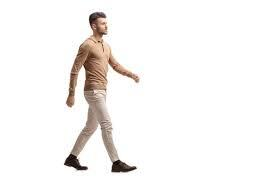
#> input picture data/rgb/sample.jpg, 275 x 183 px
$ python -i utils.py   (imports and definitions only)
#> lines starting #> are read from the running program, lines starting #| are printed output that depends on the picture
import cv2

# -----------------------------------
# RGB Preprocessing
# -----------------------------------
def preprocess_rgb(path):

    img = cv2.imread(path)

    if img is None:
        return None

    img = cv2.resize(img, (640, 640))

    return img


# -----------------------------------
# Thermal Preprocessing
# -----------------------------------
def preprocess_thermal(path):

#> called with path = '../../data/rgb/sample.jpg'
    img = cv2.imread(path, cv2.IMREAD_GRAYSCALE)
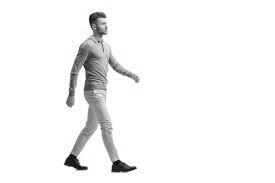
#> img: shape (183, 275); min 0, max 255, mean 244.4

    if img is None:
        return None

    # CLAHE
    clahe = cv2.createCLAHE(
        clipLimit=2.0,
        tileGridSize=(8,8)
    )

    img = clahe.apply(img)

    # Resize
    img = cv2.resize(img, (640, 640))
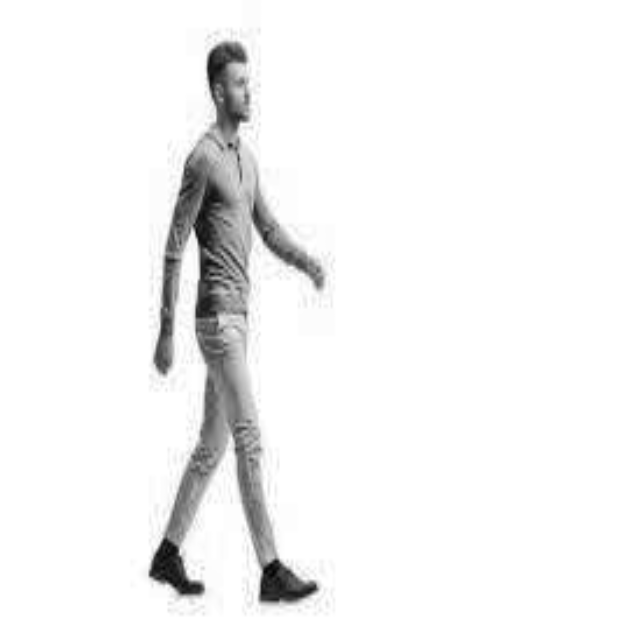
#> img: shape (640, 640); min 2, max 255, mean 243.1

    # Convert to 3-channel
    img = cv2.cvtColor(img, cv2.COLOR_GRAY2BGR)
#> img: shape (640, 640, 3)

    return img

>>> result = preprocess_thermal('../../data/rgb/sample.jpg')
